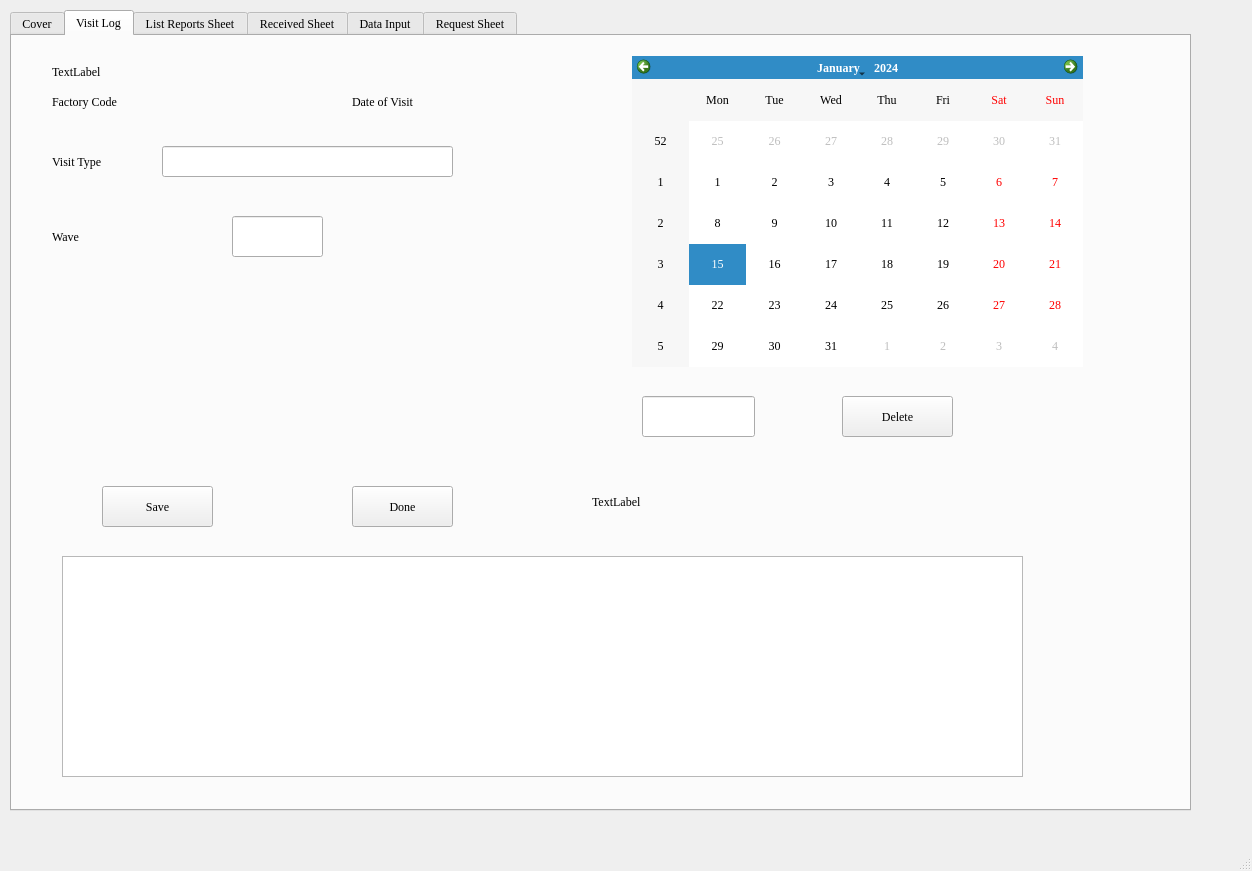
<?xml version="1.0" encoding="UTF-8"?>
<ui version="4.0">
 <class>MainWindow</class>
 <widget class="QMainWindow" name="MainWindow">
  <property name="geometry">
   <rect>
    <x>0</x>
    <y>0</y>
    <width>1252</width>
    <height>871</height>
   </rect>
  </property>
  <property name="font">
   <font>
    <family>Times New Roman</family>
    <pointsize>10</pointsize>
   </font>
  </property>
  <property name="windowTitle">
   <string>Data Report Generator</string>
  </property>
  <property name="styleSheet">
   <string notr="true"/>
  </property>
  <widget class="QWidget" name="centralwidget">
   <widget class="QWidget" name="gridLayoutWidget">
    <property name="geometry">
     <rect>
      <x>10</x>
      <y>10</y>
      <width>1181</width>
      <height>801</height>
     </rect>
    </property>
    <layout class="QGridLayout" name="gridLayout">
     <item row="0" column="0">
      <widget class="QTabWidget" name="tabWidget">
       <property name="font">
        <font>
         <family>Times New Roman</family>
         <pointsize>9</pointsize>
        </font>
       </property>
       <property name="styleSheet">
        <string notr="true"/>
       </property>
       <property name="currentIndex">
        <number>1</number>
       </property>
       <widget class="QWidget" name="cover_tab">
        <attribute name="title">
         <string>Cover</string>
        </attribute>
        <widget class="QLabel" name="label">
         <property name="geometry">
          <rect>
           <x>20</x>
           <y>10</y>
           <width>121</width>
           <height>51</height>
          </rect>
         </property>
         <property name="text">
          <string>Factory Code</string>
         </property>
        </widget>
        <widget class="QLineEdit" name="fact_code_input">
         <property name="geometry">
          <rect>
           <x>150</x>
           <y>20</y>
           <width>141</width>
           <height>31</height>
          </rect>
         </property>
        </widget>
        <widget class="QLabel" name="label_2">
         <property name="geometry">
          <rect>
           <x>20</x>
           <y>70</y>
           <width>121</width>
           <height>51</height>
          </rect>
         </property>
         <property name="text">
          <string>Contact Type</string>
         </property>
        </widget>
        <widget class="QLineEdit" name="contact_type_input">
         <property name="geometry">
          <rect>
           <x>150</x>
           <y>130</y>
           <width>271</width>
           <height>31</height>
          </rect>
         </property>
        </widget>
        <widget class="QLabel" name="label_3">
         <property name="geometry">
          <rect>
           <x>560</x>
           <y>70</y>
           <width>121</width>
           <height>51</height>
          </rect>
         </property>
         <property name="text">
          <string>Contact Name</string>
         </property>
        </widget>
        <widget class="QLineEdit" name="contact_name_input">
         <property name="geometry">
          <rect>
           <x>690</x>
           <y>80</y>
           <width>371</width>
           <height>81</height>
          </rect>
         </property>
        </widget>
        <widget class="QLabel" name="label_4">
         <property name="geometry">
          <rect>
           <x>20</x>
           <y>180</y>
           <width>121</width>
           <height>51</height>
          </rect>
         </property>
         <property name="text">
          <string>Designation</string>
         </property>
        </widget>
        <widget class="QLineEdit" name="designation_input">
         <property name="geometry">
          <rect>
           <x>150</x>
           <y>180</y>
           <width>391</width>
           <height>71</height>
          </rect>
         </property>
        </widget>
        <widget class="QLabel" name="label_5">
         <property name="geometry">
          <rect>
           <x>550</x>
           <y>180</y>
           <width>141</width>
           <height>51</height>
          </rect>
         </property>
         <property name="text">
          <string>Contact Number</string>
         </property>
        </widget>
        <widget class="QLineEdit" name="contact_number_input">
         <property name="geometry">
          <rect>
           <x>690</x>
           <y>190</y>
           <width>371</width>
           <height>31</height>
          </rect>
         </property>
        </widget>
        <widget class="QLabel" name="label_6">
         <property name="geometry">
          <rect>
           <x>20</x>
           <y>260</y>
           <width>61</width>
           <height>51</height>
          </rect>
         </property>
         <property name="text">
          <string>Email</string>
         </property>
        </widget>
        <widget class="QLineEdit" name="email_input">
         <property name="geometry">
          <rect>
           <x>150</x>
           <y>270</y>
           <width>391</width>
           <height>31</height>
          </rect>
         </property>
        </widget>
        <widget class="QPushButton" name="saveButton">
         <property name="geometry">
          <rect>
           <x>150</x>
           <y>340</y>
           <width>131</width>
           <height>41</height>
          </rect>
         </property>
         <property name="text">
          <string>Save</string>
         </property>
        </widget>
        <widget class="QPushButton" name="doneButton">
         <property name="geometry">
          <rect>
           <x>410</x>
           <y>340</y>
           <width>131</width>
           <height>41</height>
          </rect>
         </property>
         <property name="text">
          <string>Done</string>
         </property>
        </widget>
        <widget class="QTableView" name="tableView">
         <property name="geometry">
          <rect>
           <x>30</x>
           <y>400</y>
           <width>1001</width>
           <height>321</height>
          </rect>
         </property>
        </widget>
        <widget class="QLabel" name="label_34">
         <property name="geometry">
          <rect>
           <x>550</x>
           <y>260</y>
           <width>61</width>
           <height>51</height>
          </rect>
         </property>
         <property name="text">
          <string>Notes</string>
         </property>
        </widget>
        <widget class="QLineEdit" name="notes_cover_input">
         <property name="geometry">
          <rect>
           <x>610</x>
           <y>270</y>
           <width>451</width>
           <height>31</height>
          </rect>
         </property>
        </widget>
        <widget class="QLineEdit" name="lineEdit">
         <property name="geometry">
          <rect>
           <x>670</x>
           <y>340</y>
           <width>113</width>
           <height>41</height>
          </rect>
         </property>
        </widget>
        <widget class="QPushButton" name="pushButton">
         <property name="geometry">
          <rect>
           <x>840</x>
           <y>340</y>
           <width>121</width>
           <height>41</height>
          </rect>
         </property>
         <property name="text">
          <string>Delete</string>
         </property>
        </widget>
        <widget class="QComboBox" name="comboBox">
         <property name="geometry">
          <rect>
           <x>150</x>
           <y>80</y>
           <width>271</width>
           <height>31</height>
          </rect>
         </property>
        </widget>
        <widget class="QLabel" name="label_12">
         <property name="geometry">
          <rect>
           <x>560</x>
           <y>10</y>
           <width>121</width>
           <height>51</height>
          </rect>
         </property>
         <property name="text">
          <string>Project Name</string>
         </property>
        </widget>
        <widget class="QLineEdit" name="no_reports_collected_input_2">
         <property name="geometry">
          <rect>
           <x>690</x>
           <y>20</y>
           <width>271</width>
           <height>31</height>
          </rect>
         </property>
        </widget>
       </widget>
       <widget class="QWidget" name="visit_log_tab">
        <attribute name="title">
         <string>Visit Log</string>
        </attribute>
        <widget class="QLabel" name="label_7">
         <property name="geometry">
          <rect>
           <x>40</x>
           <y>40</y>
           <width>121</width>
           <height>51</height>
          </rect>
         </property>
         <property name="text">
          <string>Factory Code</string>
         </property>
        </widget>
        <widget class="QLabel" name="fact_code_label_output">
         <property name="geometry">
          <rect>
           <x>170</x>
           <y>40</y>
           <width>171</width>
           <height>51</height>
          </rect>
         </property>
         <property name="text">
          <string/>
         </property>
        </widget>
        <widget class="QLabel" name="label_8">
         <property name="geometry">
          <rect>
           <x>340</x>
           <y>40</y>
           <width>121</width>
           <height>51</height>
          </rect>
         </property>
         <property name="text">
          <string>Date of Visit</string>
         </property>
        </widget>
        <widget class="QCalendarWidget" name="date_of_visit_calendarWidget">
         <property name="geometry">
          <rect>
           <x>620</x>
           <y>20</y>
           <width>451</width>
           <height>311</height>
          </rect>
         </property>
        </widget>
        <widget class="QLabel" name="date_of_visit_label_output">
         <property name="geometry">
          <rect>
           <x>430</x>
           <y>50</y>
           <width>171</width>
           <height>31</height>
          </rect>
         </property>
         <property name="text">
          <string/>
         </property>
        </widget>
        <widget class="QLabel" name="label_9">
         <property name="geometry">
          <rect>
           <x>40</x>
           <y>100</y>
           <width>121</width>
           <height>51</height>
          </rect>
         </property>
         <property name="text">
          <string>Visit Type</string>
         </property>
        </widget>
        <widget class="QLineEdit" name="visit_type_visitlog_input">
         <property name="geometry">
          <rect>
           <x>150</x>
           <y>110</y>
           <width>291</width>
           <height>31</height>
          </rect>
         </property>
        </widget>
        <widget class="QPushButton" name="saveButton_2">
         <property name="geometry">
          <rect>
           <x>90</x>
           <y>450</y>
           <width>111</width>
           <height>41</height>
          </rect>
         </property>
         <property name="text">
          <string>Save</string>
         </property>
        </widget>
        <widget class="QPushButton" name="doneButton_2">
         <property name="geometry">
          <rect>
           <x>340</x>
           <y>450</y>
           <width>101</width>
           <height>41</height>
          </rect>
         </property>
         <property name="text">
          <string>Done</string>
         </property>
        </widget>
        <widget class="QTableView" name="tableView_2">
         <property name="geometry">
          <rect>
           <x>50</x>
           <y>520</y>
           <width>961</width>
           <height>221</height>
          </rect>
         </property>
        </widget>
        <widget class="QLineEdit" name="lineEdit_3">
         <property name="geometry">
          <rect>
           <x>630</x>
           <y>360</y>
           <width>113</width>
           <height>41</height>
          </rect>
         </property>
        </widget>
        <widget class="QPushButton" name="pushButton_3">
         <property name="geometry">
          <rect>
           <x>830</x>
           <y>360</y>
           <width>111</width>
           <height>41</height>
          </rect>
         </property>
         <property name="text">
          <string>Delete</string>
         </property>
        </widget>
        <widget class="QLabel" name="label_13">
         <property name="geometry">
          <rect>
           <x>40</x>
           <y>180</y>
           <width>101</width>
           <height>41</height>
          </rect>
         </property>
         <property name="text">
          <string>Wave</string>
         </property>
        </widget>
        <widget class="QLineEdit" name="lineEdit_7">
         <property name="geometry">
          <rect>
           <x>220</x>
           <y>180</y>
           <width>91</width>
           <height>41</height>
          </rect>
         </property>
        </widget>
        <widget class="QLabel" name="label_39">
         <property name="geometry">
          <rect>
           <x>580</x>
           <y>440</y>
           <width>551</width>
           <height>51</height>
          </rect>
         </property>
         <property name="text">
          <string>TextLabel</string>
         </property>
        </widget>
        <widget class="QLabel" name="warning_msg_label_2">
         <property name="geometry">
          <rect>
           <x>40</x>
           <y>20</y>
           <width>501</width>
           <height>31</height>
          </rect>
         </property>
         <property name="text">
          <string>TextLabel</string>
         </property>
        </widget>
       </widget>
       <widget class="QWidget" name="list_reports_sheet_tab">
        <attribute name="title">
         <string>List Reports Sheet</string>
        </attribute>
        <widget class="QLabel" name="label_15">
         <property name="geometry">
          <rect>
           <x>80</x>
           <y>50</y>
           <width>121</width>
           <height>51</height>
          </rect>
         </property>
         <property name="text">
          <string>Report Name</string>
         </property>
        </widget>
        <widget class="QLineEdit" name="report_name_input">
         <property name="geometry">
          <rect>
           <x>230</x>
           <y>60</y>
           <width>581</width>
           <height>41</height>
          </rect>
         </property>
        </widget>
        <widget class="QLabel" name="label_16">
         <property name="geometry">
          <rect>
           <x>80</x>
           <y>120</y>
           <width>121</width>
           <height>51</height>
          </rect>
         </property>
         <property name="text">
          <string>Format</string>
         </property>
        </widget>
        <widget class="QLineEdit" name="format_input">
         <property name="geometry">
          <rect>
           <x>230</x>
           <y>130</y>
           <width>241</width>
           <height>41</height>
          </rect>
         </property>
        </widget>
        <widget class="QPushButton" name="saveButton_3">
         <property name="geometry">
          <rect>
           <x>230</x>
           <y>310</y>
           <width>131</width>
           <height>41</height>
          </rect>
         </property>
         <property name="text">
          <string>Save</string>
         </property>
        </widget>
        <widget class="QPushButton" name="doneButton_3">
         <property name="geometry">
          <rect>
           <x>540</x>
           <y>310</y>
           <width>131</width>
           <height>41</height>
          </rect>
         </property>
         <property name="text">
          <string>Done</string>
         </property>
        </widget>
        <widget class="QTableView" name="tableView_3">
         <property name="geometry">
          <rect>
           <x>80</x>
           <y>370</y>
           <width>941</width>
           <height>361</height>
          </rect>
         </property>
        </widget>
        <widget class="QLineEdit" name="lineEdit_2">
         <property name="geometry">
          <rect>
           <x>540</x>
           <y>130</y>
           <width>113</width>
           <height>41</height>
          </rect>
         </property>
        </widget>
        <widget class="QPushButton" name="pushButton_2">
         <property name="geometry">
          <rect>
           <x>690</x>
           <y>130</y>
           <width>121</width>
           <height>41</height>
          </rect>
         </property>
         <property name="text">
          <string>Delete</string>
         </property>
        </widget>
        <widget class="QLabel" name="label_40">
         <property name="geometry">
          <rect>
           <x>80</x>
           <y>210</y>
           <width>121</width>
           <height>51</height>
          </rect>
         </property>
         <property name="text">
          <string>Note</string>
         </property>
        </widget>
        <widget class="QLineEdit" name="lineEdit_8">
         <property name="geometry">
          <rect>
           <x>230</x>
           <y>210</y>
           <width>591</width>
           <height>41</height>
          </rect>
         </property>
        </widget>
        <widget class="QLabel" name="warning_msg_label_3">
         <property name="geometry">
          <rect>
           <x>80</x>
           <y>10</y>
           <width>501</width>
           <height>31</height>
          </rect>
         </property>
         <property name="text">
          <string>TextLabel</string>
         </property>
        </widget>
       </widget>
       <widget class="QWidget" name="received_sheet_tab">
        <attribute name="title">
         <string>Received Sheet</string>
        </attribute>
        <widget class="QLabel" name="label_14">
         <property name="geometry">
          <rect>
           <x>20</x>
           <y>40</y>
           <width>101</width>
           <height>41</height>
          </rect>
         </property>
         <property name="text">
          <string>Report Name</string>
         </property>
        </widget>
        <widget class="QComboBox" name="report_name_comboBox">
         <property name="geometry">
          <rect>
           <x>130</x>
           <y>40</y>
           <width>411</width>
           <height>41</height>
          </rect>
         </property>
        </widget>
        <widget class="QLabel" name="label_17">
         <property name="geometry">
          <rect>
           <x>550</x>
           <y>40</y>
           <width>61</width>
           <height>41</height>
          </rect>
         </property>
         <property name="text">
          <string>Format</string>
         </property>
        </widget>
        <widget class="QLabel" name="format_label_output">
         <property name="geometry">
          <rect>
           <x>620</x>
           <y>40</y>
           <width>91</width>
           <height>41</height>
          </rect>
         </property>
         <property name="text">
          <string/>
         </property>
        </widget>
        <widget class="QLabel" name="label_18">
         <property name="geometry">
          <rect>
           <x>740</x>
           <y>40</y>
           <width>151</width>
           <height>41</height>
          </rect>
         </property>
         <property name="text">
          <string>Timeline</string>
         </property>
        </widget>
        <widget class="QLineEdit" name="timeline_input">
         <property name="geometry">
          <rect>
           <x>900</x>
           <y>40</y>
           <width>251</width>
           <height>41</height>
          </rect>
         </property>
        </widget>
        <widget class="QLabel" name="label_19">
         <property name="geometry">
          <rect>
           <x>30</x>
           <y>90</y>
           <width>111</width>
           <height>41</height>
          </rect>
         </property>
         <property name="text">
          <string>Start Time</string>
         </property>
        </widget>
        <widget class="QLabel" name="start_time_output">
         <property name="geometry">
          <rect>
           <x>120</x>
           <y>90</y>
           <width>261</width>
           <height>31</height>
          </rect>
         </property>
         <property name="text">
          <string/>
         </property>
        </widget>
        <widget class="QCalendarWidget" name="start_time_calendarWidget">
         <property name="geometry">
          <rect>
           <x>30</x>
           <y>130</y>
           <width>481</width>
           <height>311</height>
          </rect>
         </property>
        </widget>
        <widget class="QLabel" name="label_20">
         <property name="geometry">
          <rect>
           <x>600</x>
           <y>90</y>
           <width>111</width>
           <height>41</height>
          </rect>
         </property>
         <property name="text">
          <string>End Time</string>
         </property>
        </widget>
        <widget class="QLabel" name="end_time_output">
         <property name="geometry">
          <rect>
           <x>720</x>
           <y>90</y>
           <width>261</width>
           <height>31</height>
          </rect>
         </property>
         <property name="text">
          <string/>
         </property>
        </widget>
        <widget class="QCalendarWidget" name="calendarWidget">
         <property name="geometry">
          <rect>
           <x>590</x>
           <y>130</y>
           <width>481</width>
           <height>311</height>
          </rect>
         </property>
        </widget>
        <widget class="QTableView" name="tableView_4">
         <property name="geometry">
          <rect>
           <x>40</x>
           <y>640</y>
           <width>991</width>
           <height>111</height>
          </rect>
         </property>
        </widget>
        <widget class="QPushButton" name="saveButton_4">
         <property name="geometry">
          <rect>
           <x>110</x>
           <y>580</y>
           <width>121</width>
           <height>41</height>
          </rect>
         </property>
         <property name="text">
          <string>Save</string>
         </property>
        </widget>
        <widget class="QPushButton" name="doneButton_4">
         <property name="geometry">
          <rect>
           <x>370</x>
           <y>580</y>
           <width>121</width>
           <height>41</height>
          </rect>
         </property>
         <property name="text">
          <string>Done</string>
         </property>
        </widget>
        <widget class="QLabel" name="label_35">
         <property name="geometry">
          <rect>
           <x>30</x>
           <y>460</y>
           <width>61</width>
           <height>41</height>
          </rect>
         </property>
         <property name="text">
          <string>Notes</string>
         </property>
        </widget>
        <widget class="QLineEdit" name="notes_received_sheet_input">
         <property name="geometry">
          <rect>
           <x>110</x>
           <y>460</y>
           <width>841</width>
           <height>41</height>
          </rect>
         </property>
        </widget>
        <widget class="QLineEdit" name="lineEdit_4">
         <property name="geometry">
          <rect>
           <x>680</x>
           <y>580</y>
           <width>113</width>
           <height>41</height>
          </rect>
         </property>
        </widget>
        <widget class="QPushButton" name="pushButton_4">
         <property name="geometry">
          <rect>
           <x>840</x>
           <y>580</y>
           <width>121</width>
           <height>41</height>
          </rect>
         </property>
         <property name="text">
          <string>Delete</string>
         </property>
        </widget>
        <widget class="QLabel" name="label_41">
         <property name="geometry">
          <rect>
           <x>20</x>
           <y>520</y>
           <width>111</width>
           <height>41</height>
          </rect>
         </property>
         <property name="text">
          <string>Action Notes</string>
         </property>
        </widget>
        <widget class="QLineEdit" name="notes_received_sheet_input_2">
         <property name="geometry">
          <rect>
           <x>130</x>
           <y>520</y>
           <width>821</width>
           <height>41</height>
          </rect>
         </property>
        </widget>
        <widget class="QLabel" name="warning_msg_label_4">
         <property name="geometry">
          <rect>
           <x>20</x>
           <y>10</y>
           <width>501</width>
           <height>31</height>
          </rect>
         </property>
         <property name="text">
          <string>TextLabel</string>
         </property>
        </widget>
       </widget>
       <widget class="QWidget" name="data_input_tab">
        <attribute name="title">
         <string>Data Input</string>
        </attribute>
        <widget class="QLabel" name="label_21">
         <property name="geometry">
          <rect>
           <x>0</x>
           <y>40</y>
           <width>101</width>
           <height>41</height>
          </rect>
         </property>
         <property name="text">
          <string>Report Name</string>
         </property>
        </widget>
        <widget class="QComboBox" name="report_name_comboBox_2">
         <property name="geometry">
          <rect>
           <x>110</x>
           <y>40</y>
           <width>371</width>
           <height>31</height>
          </rect>
         </property>
        </widget>
        <widget class="QLabel" name="label_22">
         <property name="geometry">
          <rect>
           <x>490</x>
           <y>40</y>
           <width>61</width>
           <height>31</height>
          </rect>
         </property>
         <property name="text">
          <string>Format</string>
         </property>
        </widget>
        <widget class="QLabel" name="format_label_output_2">
         <property name="geometry">
          <rect>
           <x>560</x>
           <y>40</y>
           <width>81</width>
           <height>31</height>
          </rect>
         </property>
         <property name="text">
          <string/>
         </property>
        </widget>
        <widget class="QLabel" name="label_23">
         <property name="geometry">
          <rect>
           <x>650</x>
           <y>40</y>
           <width>101</width>
           <height>31</height>
          </rect>
         </property>
         <property name="text">
          <string>Sub sheet</string>
         </property>
        </widget>
        <widget class="QLineEdit" name="sub_sheet_input">
         <property name="geometry">
          <rect>
           <x>740</x>
           <y>40</y>
           <width>251</width>
           <height>31</height>
          </rect>
         </property>
        </widget>
        <widget class="QLabel" name="label_24">
         <property name="geometry">
          <rect>
           <x>600</x>
           <y>100</y>
           <width>131</width>
           <height>31</height>
          </rect>
         </property>
         <property name="text">
          <string>Fac Data Point</string>
         </property>
        </widget>
        <widget class="QLineEdit" name="fac_data_point_input">
         <property name="geometry">
          <rect>
           <x>740</x>
           <y>100</y>
           <width>251</width>
           <height>31</height>
          </rect>
         </property>
        </widget>
        <widget class="QLabel" name="label_25">
         <property name="geometry">
          <rect>
           <x>40</x>
           <y>100</y>
           <width>131</width>
           <height>31</height>
          </rect>
         </property>
         <property name="text">
          <string>IPA Data Point</string>
         </property>
        </widget>
        <widget class="QComboBox" name="ipa_data_point_comboBox">
         <property name="geometry">
          <rect>
           <x>170</x>
           <y>100</y>
           <width>281</width>
           <height>31</height>
          </rect>
         </property>
        </widget>
        <widget class="QLabel" name="label_26">
         <property name="geometry">
          <rect>
           <x>40</x>
           <y>160</y>
           <width>131</width>
           <height>31</height>
          </rect>
         </property>
         <property name="text">
          <string>Data Availability</string>
         </property>
        </widget>
        <widget class="QComboBox" name="data_avial_comboBox">
         <property name="geometry">
          <rect>
           <x>180</x>
           <y>160</y>
           <width>201</width>
           <height>31</height>
          </rect>
         </property>
         <item>
          <property name="text">
           <string>direct</string>
          </property>
         </item>
         <item>
          <property name="text">
           <string>indirect</string>
          </property>
         </item>
         <item>
          <property name="text">
           <string>not available</string>
          </property>
         </item>
        </widget>
        <widget class="QLabel" name="label_27">
         <property name="geometry">
          <rect>
           <x>410</x>
           <y>160</y>
           <width>101</width>
           <height>31</height>
          </rect>
         </property>
         <property name="text">
          <string>Notes</string>
         </property>
        </widget>
        <widget class="QLineEdit" name="notes_datainput_input">
         <property name="geometry">
          <rect>
           <x>490</x>
           <y>160</y>
           <width>531</width>
           <height>31</height>
          </rect>
         </property>
        </widget>
        <widget class="QTableView" name="tableView_5">
         <property name="geometry">
          <rect>
           <x>40</x>
           <y>360</y>
           <width>991</width>
           <height>381</height>
          </rect>
         </property>
        </widget>
        <widget class="QPushButton" name="saveButton_5">
         <property name="geometry">
          <rect>
           <x>120</x>
           <y>230</y>
           <width>121</width>
           <height>41</height>
          </rect>
         </property>
         <property name="text">
          <string>Save</string>
         </property>
        </widget>
        <widget class="QPushButton" name="doneButton_5">
         <property name="geometry">
          <rect>
           <x>380</x>
           <y>230</y>
           <width>121</width>
           <height>41</height>
          </rect>
         </property>
         <property name="text">
          <string>Done</string>
         </property>
        </widget>
        <widget class="QLabel" name="label_37">
         <property name="geometry">
          <rect>
           <x>40</x>
           <y>290</y>
           <width>461</width>
           <height>51</height>
          </rect>
         </property>
         <property name="text">
          <string>TextLabel</string>
         </property>
        </widget>
        <widget class="QLineEdit" name="lineEdit_5">
         <property name="geometry">
          <rect>
           <x>660</x>
           <y>230</y>
           <width>113</width>
           <height>41</height>
          </rect>
         </property>
        </widget>
        <widget class="QPushButton" name="pushButton_5">
         <property name="geometry">
          <rect>
           <x>840</x>
           <y>230</y>
           <width>131</width>
           <height>41</height>
          </rect>
         </property>
         <property name="text">
          <string>Delete</string>
         </property>
        </widget>
        <widget class="QLabel" name="warning_msg_label_5">
         <property name="geometry">
          <rect>
           <x>30</x>
           <y>10</y>
           <width>501</width>
           <height>31</height>
          </rect>
         </property>
         <property name="text">
          <string>TextLabel</string>
         </property>
        </widget>
       </widget>
       <widget class="QWidget" name="request_sheet_tab">
        <attribute name="title">
         <string>Request Sheet</string>
        </attribute>
        <widget class="QLabel" name="label_28">
         <property name="geometry">
          <rect>
           <x>40</x>
           <y>40</y>
           <width>101</width>
           <height>41</height>
          </rect>
         </property>
         <property name="text">
          <string>Visit Type</string>
         </property>
        </widget>
        <widget class="QLineEdit" name="visit_type_requestsheet_input">
         <property name="geometry">
          <rect>
           <x>160</x>
           <y>40</y>
           <width>261</width>
           <height>41</height>
          </rect>
         </property>
        </widget>
        <widget class="QLabel" name="label_29">
         <property name="geometry">
          <rect>
           <x>480</x>
           <y>40</y>
           <width>111</width>
           <height>41</height>
          </rect>
         </property>
         <property name="text">
          <string>Report Name</string>
         </property>
        </widget>
        <widget class="QComboBox" name="report_name_comboBox_3">
         <property name="geometry">
          <rect>
           <x>610</x>
           <y>40</y>
           <width>511</width>
           <height>31</height>
          </rect>
         </property>
        </widget>
        <widget class="QLabel" name="label_30">
         <property name="geometry">
          <rect>
           <x>650</x>
           <y>80</y>
           <width>81</width>
           <height>31</height>
          </rect>
         </property>
         <property name="text">
          <string>Untill</string>
         </property>
        </widget>
        <widget class="QLabel" name="format_label_output_3">
         <property name="geometry">
          <rect>
           <x>120</x>
           <y>330</y>
           <width>141</width>
           <height>41</height>
          </rect>
         </property>
         <property name="text">
          <string/>
         </property>
        </widget>
        <widget class="QLabel" name="label_31">
         <property name="geometry">
          <rect>
           <x>30</x>
           <y>90</y>
           <width>181</width>
           <height>41</height>
          </rect>
         </property>
         <property name="text">
          <string>Data need from</string>
         </property>
        </widget>
        <widget class="QLabel" name="data_need_from_label">
         <property name="geometry">
          <rect>
           <x>240</x>
           <y>90</y>
           <width>191</width>
           <height>41</height>
          </rect>
         </property>
         <property name="text">
          <string/>
         </property>
        </widget>
        <widget class="QLabel" name="label_33">
         <property name="geometry">
          <rect>
           <x>40</x>
           <y>180</y>
           <width>81</width>
           <height>31</height>
          </rect>
         </property>
         <property name="text">
          <string>Breadth</string>
         </property>
        </widget>
        <widget class="QLineEdit" name="breadth_input">
         <property name="geometry">
          <rect>
           <x>190</x>
           <y>170</y>
           <width>261</width>
           <height>41</height>
          </rect>
         </property>
        </widget>
        <widget class="QPushButton" name="saveButton_6">
         <property name="geometry">
          <rect>
           <x>80</x>
           <y>460</y>
           <width>121</width>
           <height>41</height>
          </rect>
         </property>
         <property name="text">
          <string>Save</string>
         </property>
        </widget>
        <widget class="QPushButton" name="doneButton_6">
         <property name="geometry">
          <rect>
           <x>310</x>
           <y>460</y>
           <width>121</width>
           <height>41</height>
          </rect>
         </property>
         <property name="text">
          <string>Done</string>
         </property>
        </widget>
        <widget class="QTableView" name="tableView_6">
         <property name="geometry">
          <rect>
           <x>40</x>
           <y>520</y>
           <width>1091</width>
           <height>211</height>
          </rect>
         </property>
        </widget>
        <widget class="QLabel" name="label_36">
         <property name="geometry">
          <rect>
           <x>30</x>
           <y>260</y>
           <width>81</width>
           <height>31</height>
          </rect>
         </property>
         <property name="text">
          <string>Notes</string>
         </property>
        </widget>
        <widget class="QLineEdit" name="notes_reques_sheet_input">
         <property name="geometry">
          <rect>
           <x>120</x>
           <y>260</y>
           <width>491</width>
           <height>41</height>
          </rect>
         </property>
        </widget>
        <widget class="QCalendarWidget" name="calendarWidget_2">
         <property name="geometry">
          <rect>
           <x>630</x>
           <y>130</y>
           <width>491</width>
           <height>301</height>
          </rect>
         </property>
        </widget>
        <widget class="QLabel" name="label_38">
         <property name="geometry">
          <rect>
           <x>790</x>
           <y>80</y>
           <width>331</width>
           <height>31</height>
          </rect>
         </property>
         <property name="text">
          <string>TextLabel</string>
         </property>
        </widget>
        <widget class="QLineEdit" name="lineEdit_6">
         <property name="geometry">
          <rect>
           <x>730</x>
           <y>460</y>
           <width>113</width>
           <height>41</height>
          </rect>
         </property>
        </widget>
        <widget class="QPushButton" name="pushButton_6">
         <property name="geometry">
          <rect>
           <x>910</x>
           <y>460</y>
           <width>121</width>
           <height>41</height>
          </rect>
         </property>
         <property name="text">
          <string>Delete</string>
         </property>
        </widget>
        <widget class="QLabel" name="error_message_request_sheet">
         <property name="geometry">
          <rect>
           <x>40</x>
           <y>370</y>
           <width>551</width>
           <height>51</height>
          </rect>
         </property>
         <property name="text">
          <string>TextLabel</string>
         </property>
        </widget>
        <widget class="QLabel" name="label_32">
         <property name="geometry">
          <rect>
           <x>30</x>
           <y>330</y>
           <width>71</width>
           <height>31</height>
          </rect>
         </property>
         <property name="text">
          <string>Format</string>
         </property>
        </widget>
        <widget class="QLabel" name="warning_msg_label_6">
         <property name="geometry">
          <rect>
           <x>40</x>
           <y>10</y>
           <width>501</width>
           <height>31</height>
          </rect>
         </property>
         <property name="text">
          <string>TextLabel</string>
         </property>
        </widget>
       </widget>
      </widget>
     </item>
    </layout>
   </widget>
  </widget>
  <widget class="QStatusBar" name="statusbar"/>
 </widget>
 <resources/>
 <connections/>
</ui>
